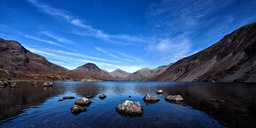
#> input picture img.jpg, 256 x 128 px, shrunk from 800 x 400 before the run
$ python task6.py
#> lines starting #> are read from the running program, lines starting #| are printed output that depends on the picture
# Import Libraries
import numpy as np
import pandas as pd

import matplotlib.pyplot as plt
import seaborn as sns

# Import matplotlib image
import matplotlib.image as img
# Import a random image
pic = img.imread("img.jpg");
#> pic is the input picture: shape (128, 256, 3); mean R, G, B 49.2, 82.5, 129.4

# Check whether Image is loaded
plt.figure(figsize=(10,10))
plt.imshow(pic)
plt.show()
import cv2
pic = cv2.imread("img.jpg");

# Change color to RGB (from BGR)
plt.figure(figsize=(10, 10))
image = cv2.cvtColor(pic, cv2.COLOR_BGR2RGB)

plt.imshow(image)


criteria = (cv2.TERM_CRITERIA_EPS + cv2.TERM_CRITERIA_MAX_ITER, 100, 0.85)

# Reshaping the image into a 2D array of pixels and 3 color values (RGB)
pixel_vals = image.reshape((-1, 3))

# Convert to float type
pixel_vals_fl = np.float32(pixel_vals)

plt.figure(figsize=(15, 15))
i = 1
for k in range(1, 10, 2):
    retval, labels, centers = cv2.kmeans(pixel_vals_fl, k, None, criteria, 10, cv2.KMEANS_RANDOM_CENTERS)

    # convert data into 8-bit values
    centers = np.uint8(centers)
    segmented_data = centers[labels.flatten()]

    # reshape data into the original image dimensions
    segmented_image = segmented_data.reshape((image.shape))
    plt.subplot(5, 2, i)
    plt.imshow(segmented_image)
    i = i + 1
    # Now separate the data, Note the flatten()
    A = pixel_vals[labels.ravel() == 0]
    B = pixel_vals[labels.ravel() == 1]
    # Plot the data
    plt.subplot(5, 2, i)
    plt.scatter(A[:, 0], A[:, 1])
    plt.scatter(B[:, 0], B[:, 1], c='r')
    plt.scatter(centers[:, 0], centers[:, 1], s=80, c='y', marker='s')
    i = i + 1
#> this loop made 5 passes
#> retval on passes 3 to 5: 40311208.8, 26504319.7, 19491892.3
#> (retval, centers) on passes 1 to 2: (353401367.7, [[49, 82, 129]]), (72953907.8, [[103, 164, 233], [39, 38, 49], [32, 93, 173]])
#> pass 1, `segmented_image = segmented_data.reshape((image.shape))`:
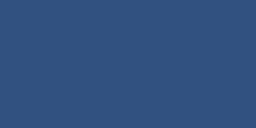
#> segmented_image: shape (128, 256, 3); mean R, G, B 49, 82, 129
#> pass 2, `segmented_image = segmented_data.reshape((image.shape))`:
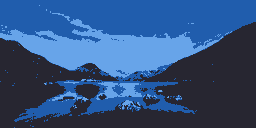
#> segmented_image: shape (128, 256, 3); mean R, G, B 48.7, 81.8, 128.7
#> pass 3, `segmented_image = segmented_data.reshape((image.shape))`:
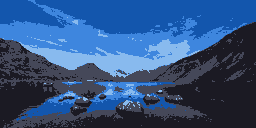
#> segmented_image: shape (128, 256, 3); mean R, G, B 48.7, 82.1, 129
#> after the loop, i = 11


from sklearn.cluster import AgglomerativeClustering

model = AgglomerativeClustering(n_clusters = None,distance_threshold=0)

scale_percent = 5  # percent of original size
width = int(pic.shape[1] * scale_percent / 100)
#> width = 12
height = int(pic.shape[0] * scale_percent / 100)
#> height = 6
dim = (width, height)
#> dim = (12, 6)

# resize image
resized = cv2.resize(pic, dim, interpolation=cv2.INTER_AREA)


X = resized.flatten().reshape(-1,1)
#> X = 216 values, max 248 at index 81, min 3 at index 14, mean 87.02
model.fit(X)


from scipy.cluster.hierarchy import dendrogram
def plot_dendrogram(model, **kwargs):
    # Create linkage matrix and then plot the dendrogram

    # create the counts of samples under each node
    counts = np.zeros(model.children_.shape[0])
    n_samples = len(model.labels_)
    for i, merge in enumerate(model.children_):
        current_count = 0
        for child_idx in merge:
            if child_idx < n_samples:
                current_count += 1  # leaf node
            else:
                current_count += counts[child_idx - n_samples]
        counts[i] = current_count

    linkage_matrix = np.column_stack([model.children_, model.distances_,
                                      counts]).astype(float)

    # Plot the corresponding dendrogram
    dendrogram(linkage_matrix, **kwargs)


plt.figure(figsize=(15,5))
plt.title('Hierarchical Clustering Dendrogram')
# plot the top three levels of the dendrogram
plot_dendrogram(model, truncate_mode='level', p=3)
plt.xlabel("Number of points in node (or index of point if no parenthesis).")
plt.show()
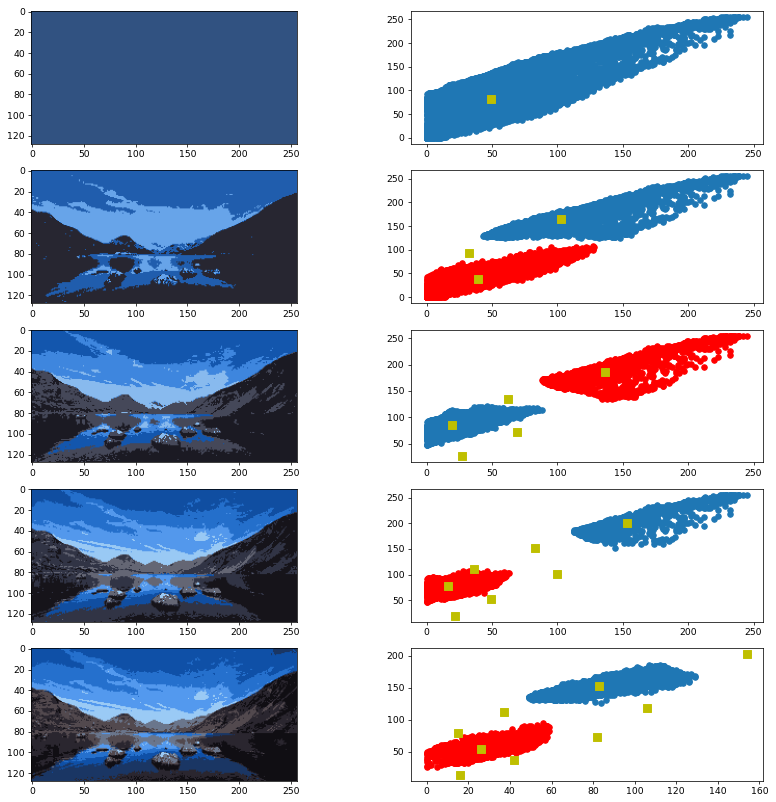
#> figure drawn by matplotlib, 10 panels
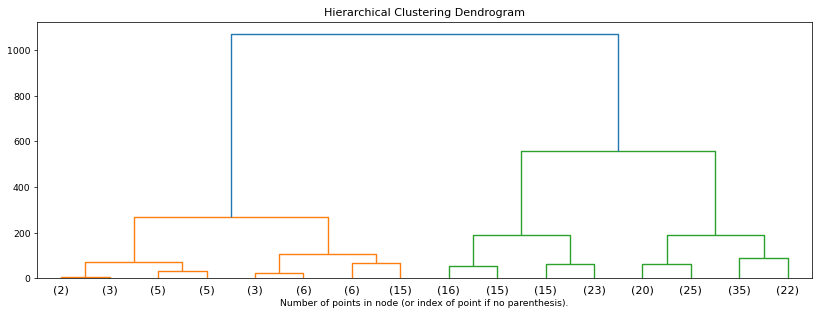
#> figure drawn by matplotlib, 1 panel

$ run again, with Fallow-deer-dama-dama.png saved as img.jpg
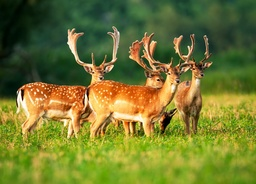
#> input picture Fallow-deer-dama-dama.png, 256 x 184 px, shrunk from 1600 x 1153 before the run
#> pic is the input picture: shape (184, 256, 3); mean R, G, B 114.1, 119.7, 48.1
#> the loop `for k in range(1, 10, 2):` made 5 passes
#> retval on passes 3 to 5: 60393211.8, 42415749.7, 32921477.2
#> pass 1, `segmented_image = segmented_data.reshape((image.shape))`:
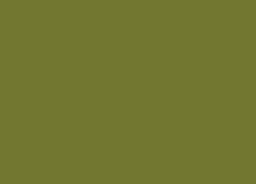
#> segmented_image: shape (184, 256, 3); mean R, G, B 114, 119, 48
#> after the loop `for k in range(1, 10, 2):`: i = 11
#> width = 12
#> height = 9
#> dim = (12, 9)
#> X = 324 values, max 237 at index 200, min 3 at index 38, mean 93.99
#> `plt.show()`:
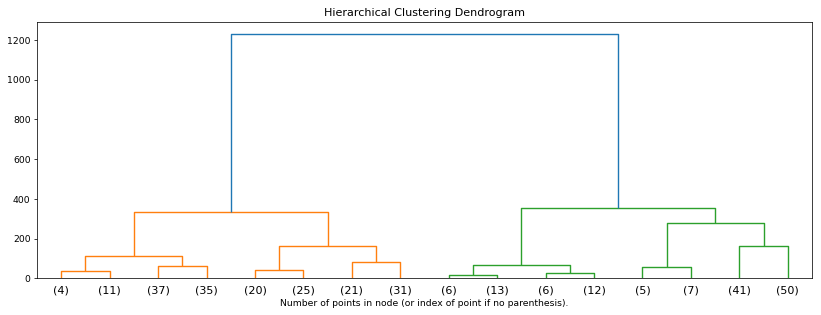
#> figure drawn by matplotlib, 1 panel
